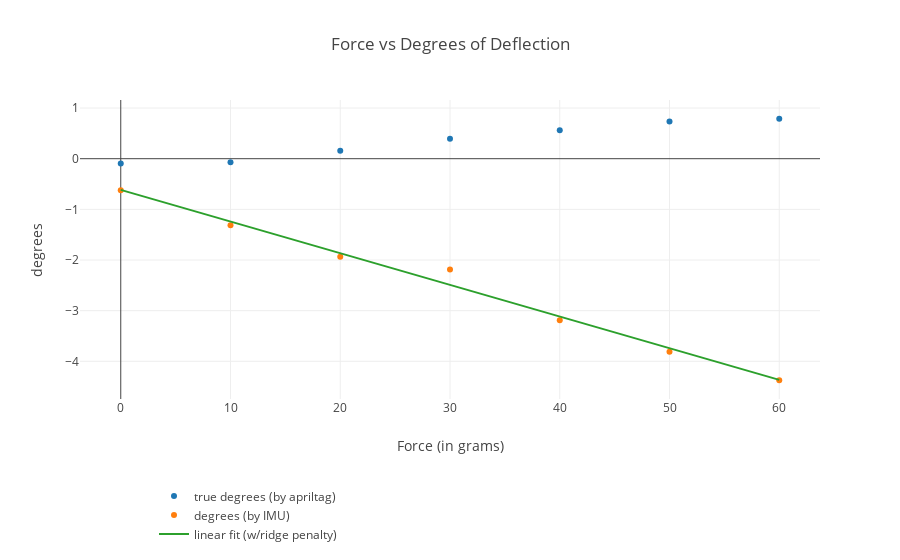

Notebook code cell kept with this figure:
### Code cell
data = [trace1, trace0, trace2]

layout = go.Layout(
    title='Force vs Degrees of Deflection',
    yaxis=dict(title='degrees'),
    xaxis=dict(title='Force (in grams)'),
    legend=dict(x=.1, y=-.5) )

fig = go.Figure(data=data, layout=layout)
# Plot and embed in ipython notebook!

print('Coefficients: \n', regr.coef_)
print("Mean squared error: %.2f" % mean_squared_error(yIMU, yPred))
print('Variance score (ideal 1): %.2f' % r2_score(yIMU, yPred)) 
po.iplot(fig)
#po.plot(fig, filename='temp_plot.html')

### Figure 1 — Plotly figure (JSON) as saved in the notebook; plotly's stock layout.template omitted (floating-point values rounded to 4 significant figures)
{"data": [{"mode": "markers", "name": "true degrees (by apriltag)", "type": "scatter", "x": [0, 10, 20, 30, 40, 50, 60], "y": [-0.09672, -0.0711, 0.1552, 0.3914, 0.5608, 0.7344, 0.7896]}, {"mode": "markers", "name": "degrees (by IMU)", "type": "scatter", "x": [0, 10, 20, 30, 40, 50, 60], "y": [-0.625, -1.312, -1.938, -2.188, -3.188, -3.812, -4.375]}, {"name": "linear fit (w/ridge penalty)", "type": "scatter", "x": [0, 3.158, 6.316, 9.474, 12.63, 15.79, 18.95, 22.11, 25.26, 28.42, 31.58, 34.74, 37.89, 41.05, 44.21, 47.37, 50.53, 53.68, 56.84, 60], "y": [-0.6161, -0.8134, -1.011, -1.208, -1.406, -1.603, -1.8, -1.998, -2.195, -2.392, -2.59, -2.787, -2.984, -3.182, -3.379, -3.577, -3.774, -3.971, -4.169, -4.366]}], "layout": {"legend": {"x": 0.1, "y": -0.5}, "title": "Force vs Degrees of Deflection", "xaxis": {"title": "Force (in grams)"}, "yaxis": {"title": "degrees"}}}
